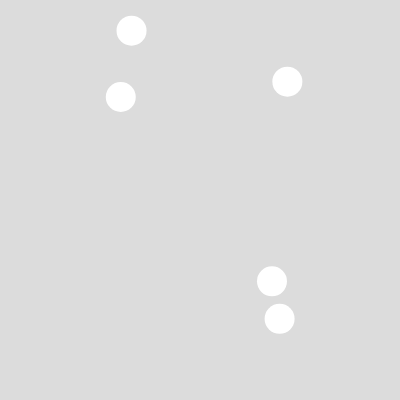
Frame 1 (no input)
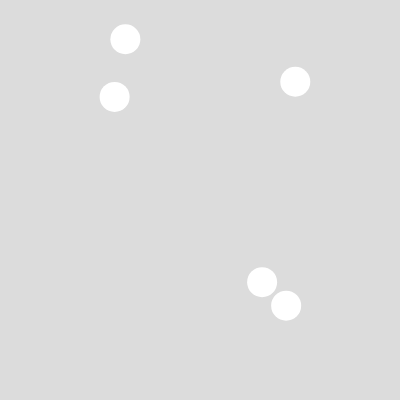
Frame 60 (no input)
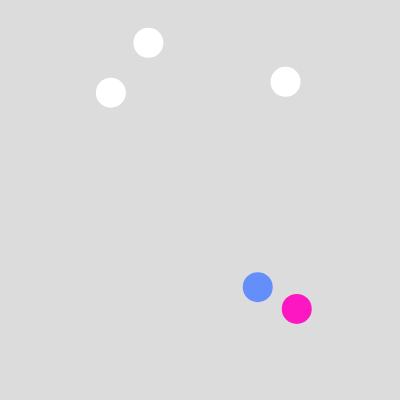
Frame 120 (the mouse pressed at the canvas centre since frame 60)

The p5.js sketch that drew these frames (run headless with seeded random() and noise() and a simulated clock; from frame 60 on, the mouse is pressed at the canvas centre):

// p5.js sketch
// ── sketch.js
// -
// incontro scontro prima prova con vettori by Ilenia Balella 
// 2020 © Ilenia Balella @ileniab, Daniele @Fupete and the course DSII2020 at DESIGN.unirsm 
// github.com/dsii-2020-unirsm — github.com/ileniab
// Educational purposes, MIT License, 2020, San Marino
// —

let camminatore = []
let position;
let velocity;
let num = 5


function setup() {
  createCanvas(400, 400);

  for (var i = 0; i < num; i++) {
    camminatore[i] = new Walker(random(width), random(height));
  }
}

function draw() {
  background(220);
  for (var i = 0; i < camminatore.length; i++) {
    camminatore[i].step();
    camminatore[i].mostrati();
    //for per cambiare i colori      
    for (var j = 0; j < camminatore.length; j++) {
      if (i != j && camminatore[i].interseca(camminatore[j])) {
        camminatore[i].cambiaColore();
        camminatore[j].cambiaColore();
        camminatore[i].scontro();
        camminatore[j].scontro();
      }
    }
  }

}

function Walker(x, y) {
  this.position = createVector(200, 200);
  this.velocity = createVector(random(1), random(2.3));

  this.position.x = x
  this.position.y = y
  
  this.r = 15
  this.t = random(50)
  this.col = color(255);

  this.cambiaColore = function() {
    this.col = color(random(255), random(255), random(255));
  }

  this.interseca = function(other) {
    this.d = dist(this.position.x, this.position.y, other.position.x, other.position.y);
    if (this.d <= this.r + other.r) //se la distanza è < della somma dei due raggi
    {
      console.log("scontro: " + this.d)
      return true;
    } else {
      return false;
    }
  }

  this.mostrati = function() {
    noStroke()
    fill(this.col)

    ellipse(this.position.x, this.position.y, this.r * 2, this.r * 2)
  }


  
  this.step = function() {

    var step = p5.Vector.random2D();

   
      step.setMag(2); //imposta grandezza vettore
    

    //costringi la posizione x all'interno della canvas
    this.position.x = constrain(this.position.x, 0 + this.r, width - this.r);

    //costringi la posizione y all'interno della canvas
    this.position.y = constrain(this.position.y, 0 + this.r, height - this.r);

    this.position.add(step); //aggiungi alla posizione lo step
  }
  
this.scontro= function(){
this.position.add(this.velocity);
this.velocity.x = this.velocity.x * -1;
this.velocity.y = this.velocity.y * -1;

}

}
